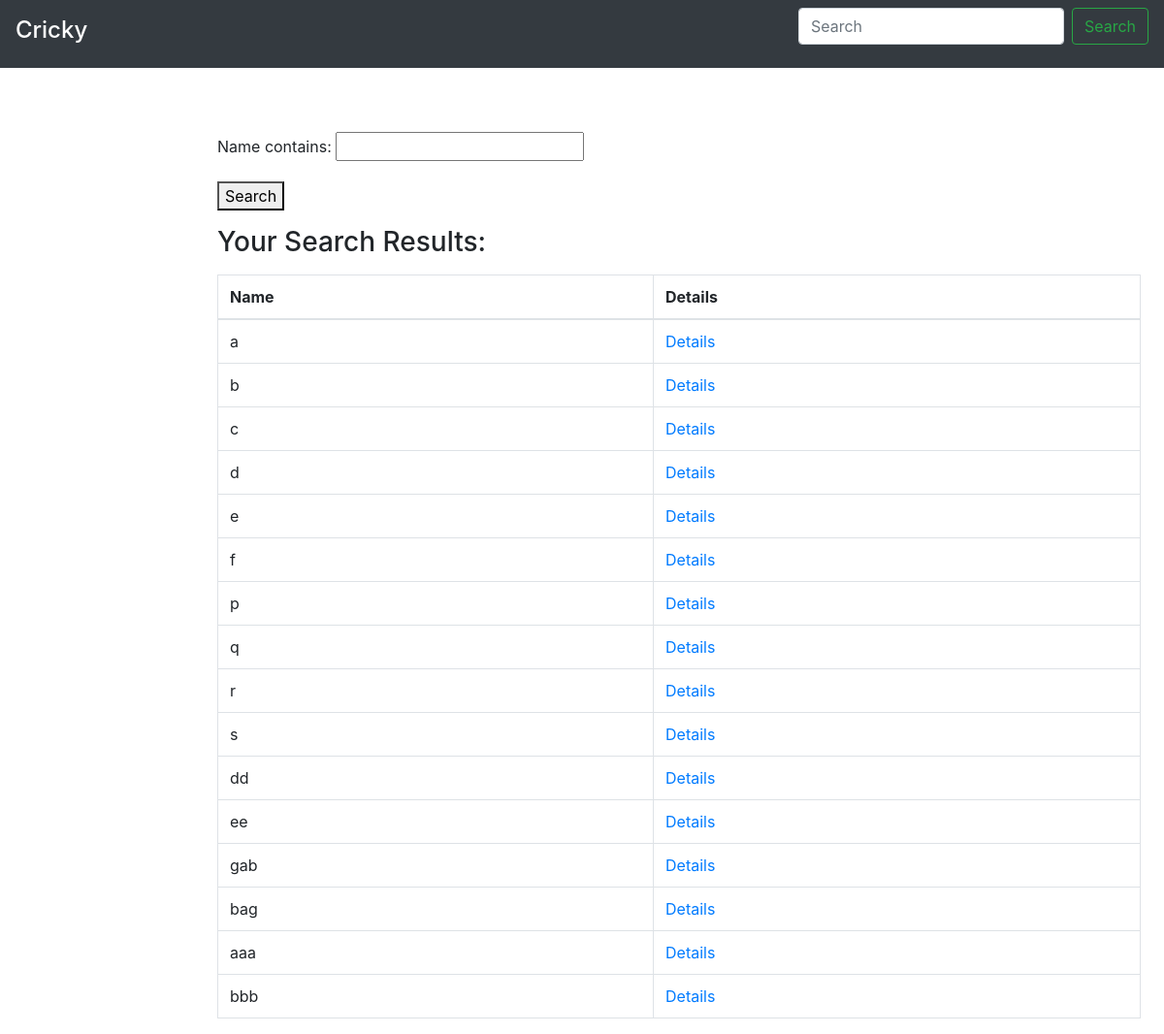
The page /search/teams/ on the database as committed earlier.
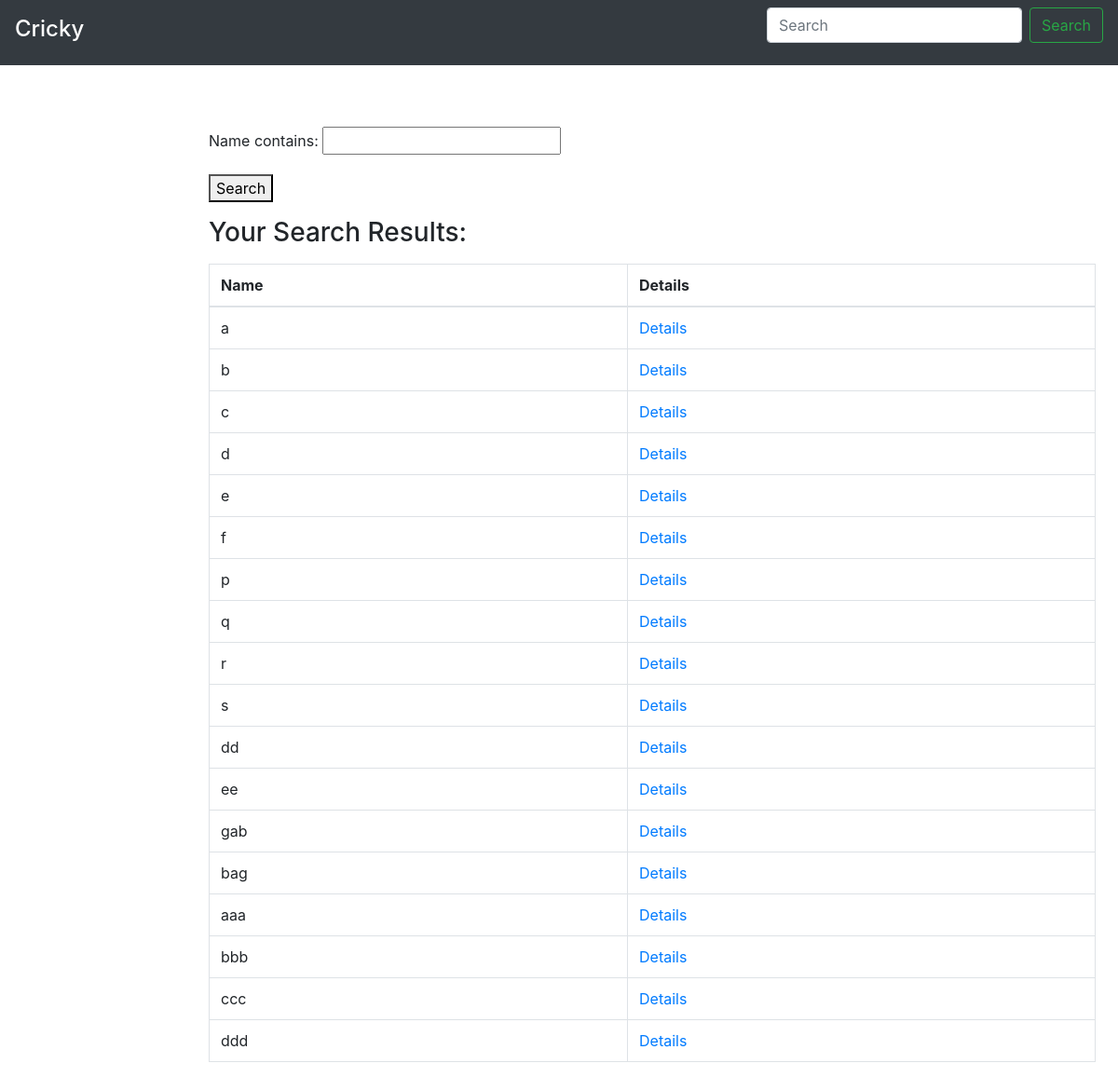
The same page on the database as committed later.
### tournament/models.py (models this page shows, shortened)
class Team(models.Model):
    name = models.CharField(max_length=20, unique=True)
    owner = models.CharField(max_length=20)
    logo = models.ImageField()
    tournament = models.ForeignKey(Tournament, on_delete=models.CASCADE, null=True, blank=True)
    players = models.ManyToManyField(Player)

### search/views.py (the view)
# urls.py: path('teams/', views.search_teams, name='search_teams'),
def search_teams(request):
    teams = Team.objects.all()
    teams_filter = TeamFilter(request.GET, queryset=teams)
    try:
        player = Player.objects.get(pk=request.user.id)
        context = {'P': player, 'filter': teams_filter}
    except Exception:
        try:
            o = Organizer.objects.get(pk=request.user.id)
            context = {'O': o, 'filter': teams_filter}
        except Exception:
            context = {'P': None, 'filter': teams_filter}
    return render(request, 'search/search_teams.html', context)

### search/templates/search/search_teams.html (shortened to what this page needs)
{% extends 'search/base.html' %}
{% block body %}
     <main role="main" class="col-md-9 ml-sm-auto col-lg-10 pt-3 px-4">
      <form method="get">
       {{ filter.form.as_p }}
        <button type="submit">Search</button>
      </form>
    <p><h3>Your Search Results:</h3></p>
      <table class="table table-bordered">
        <thead>
          <tr>
            <th>Name</th>
              <th>Details</th>
          </tr>
        </thead>
        <tbody>
          {% for team in filter.qs %}
            <tr>
              <td>{{ team.name }}</td>
              <td><a href="{% url 'search:teams_details' team.id %}">Details</a></td>
            </tr>
          {% empty %}
            <tr>
              <td colspan="5">No data</td>
            </tr>
          {% endfor %}
        </tbody>
      </table>
      </main>
{% endblock %}

Rows that differ between the two databases and show on the page:
added Team: name "ccc"
added Team: name "ddd"
